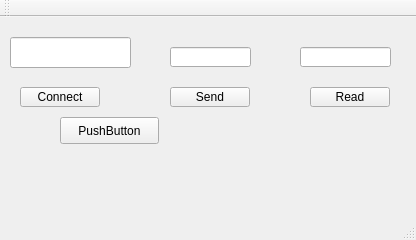
<?xml version="1.0" encoding="UTF-8"?>
<ui version="4.0">
 <class>MainWindow</class>
 <widget class="QMainWindow" name="MainWindow">
  <property name="geometry">
   <rect>
    <x>0</x>
    <y>0</y>
    <width>416</width>
    <height>240</height>
   </rect>
  </property>
  <property name="windowTitle">
   <string>MainWindow</string>
  </property>
  <widget class="QWidget" name="centralWidget">
   <widget class="QLineEdit" name="lineEdit">
    <property name="geometry">
     <rect>
      <x>10</x>
      <y>20</y>
      <width>121</width>
      <height>31</height>
     </rect>
    </property>
   </widget>
   <widget class="QPushButton" name="btn_Connect">
    <property name="geometry">
     <rect>
      <x>20</x>
      <y>70</y>
      <width>80</width>
      <height>20</height>
     </rect>
    </property>
    <property name="text">
     <string>Connect</string>
    </property>
   </widget>
   <widget class="QPushButton" name="btn_Send">
    <property name="geometry">
     <rect>
      <x>170</x>
      <y>70</y>
      <width>80</width>
      <height>20</height>
     </rect>
    </property>
    <property name="text">
     <string>Send</string>
    </property>
   </widget>
   <widget class="QPushButton" name="btn_Read">
    <property name="geometry">
     <rect>
      <x>310</x>
      <y>70</y>
      <width>80</width>
      <height>20</height>
     </rect>
    </property>
    <property name="text">
     <string>Read</string>
    </property>
   </widget>
   <widget class="QLineEdit" name="lineEdit_2">
    <property name="geometry">
     <rect>
      <x>170</x>
      <y>30</y>
      <width>81</width>
      <height>20</height>
     </rect>
    </property>
   </widget>
   <widget class="QLineEdit" name="lineEdit_3">
    <property name="geometry">
     <rect>
      <x>300</x>
      <y>30</y>
      <width>91</width>
      <height>20</height>
     </rect>
    </property>
    <property name="readOnly">
     <bool>true</bool>
    </property>
   </widget>
   <widget class="QPushButton" name="pushButton">
    <property name="geometry">
     <rect>
      <x>60</x>
      <y>100</y>
      <width>99</width>
      <height>27</height>
     </rect>
    </property>
    <property name="text">
     <string>PushButton</string>
    </property>
   </widget>
  </widget>
  <widget class="QMenuBar" name="menuBar">
   <property name="geometry">
    <rect>
     <x>0</x>
     <y>0</y>
     <width>416</width>
     <height>31</height>
    </rect>
   </property>
  </widget>
  <widget class="QToolBar" name="mainToolBar">
   <attribute name="toolBarArea">
    <enum>TopToolBarArea</enum>
   </attribute>
   <attribute name="toolBarBreak">
    <bool>false</bool>
   </attribute>
  </widget>
  <widget class="QStatusBar" name="statusBar"/>
 </widget>
 <layoutdefault spacing="6" margin="11"/>
 <resources/>
 <connections/>
</ui>
